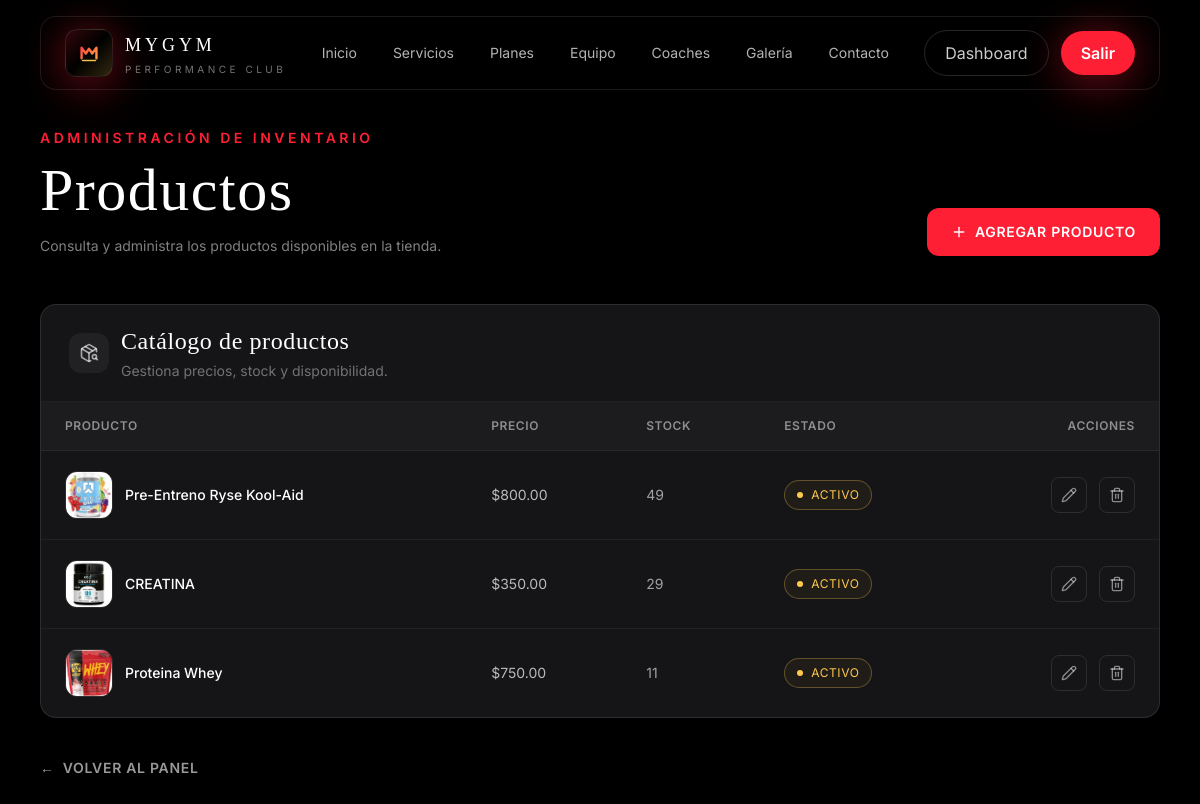
Page /administrador/productos/ (signed in) on the committed database.
### administrador/models.py (models this page shows, shortened)
class Producto(models.Model):
    nombre = models.CharField(max_length=100)
    imagen = models.ImageField(upload_to='productos/', blank=True, null=True)
    stock = models.PositiveIntegerField(default=0)
    precio = models.DecimalField(max_digits=8, decimal_places=2)
    activo = models.BooleanField(default=True)
    fecha_creacion = models.DateTimeField(auto_now_add=True)
    class Meta:
        verbose_name = 'Producto'
        verbose_name_plural = 'Productos'

### administrador/views.py (the view)
    @login_required
    def wrapper(request, *args, **kwargs):
        if request.user.rol not in ['administrador', 'recepcionista']:
            messages.error(request, 'No tienes permisos para esta acción.')
            return redirect('dashboard')
        return view_func(request, *args, **kwargs)

### administrador/views.py (called while the page is built)
def solo_admin_recepcion(view_func):
    @login_required
    def wrapper(request, *args, **kwargs):
        if request.user.rol not in ['administrador', 'recepcionista']:
            messages.error(request, 'No tienes permisos para esta acción.')
            return redirect('dashboard')
        return view_func(request, *args, **kwargs)
    return wrapper

@solo_admin_recepcion
def lista_productos(request):
    productos = Producto.objects.all().order_by('-fecha_creacion')
    return render(request, 'administrador/productos/lista.html', {'productos': productos})

### templates/administrador/productos/lista.html (shortened to what this page needs)
{% extends 'base.html' %}
{% block content %}
<section class="min-h-screen bg-gym-black pt-28 sm:pt-32 pb-20 px-4 sm:px-8 lg:px-10">
  <div class="max-w-7xl mx-auto">
    <div class="reveal mb-10 sm:mb-12">
      <div class="flex flex-col lg:flex-row lg:items-end lg:justify-between gap-6">
        <div>
          <p class="text-gym-red text-xs sm:text-sm font-semibold uppercase tracking-[0.25em] mb-3">
            Administración de inventario
          </p>
          <h1 class="font-display text-4xl sm:text-5xl lg:text-6xl text-white tracking-wide leading-tight">
            Productos
          </h1>
          <p class="text-white/50 text-sm mt-4">
            Consulta y administra los productos disponibles en la tienda.
          </p>
        </div>
        <a
          href="{% url 'administrador:agregar_producto' %}"
          class="inline-flex items-center justify-center gap-2 self-start lg:self-end bg-gym-red hover:bg-red-700 text-white font-semibold px-6 py-3.5 rounded-xl uppercase tracking-wider text-sm transition-all duration-200 hover:shadow-lg hover:shadow-gym-red/25">
          <i data-lucide="plus" class="w-4 h-4"></i>
          Agregar producto
        </a>
      </div>
    </div>
    <div class="reveal bg-gym-surface border border-white/10 rounded-2xl overflow-hidden">
      <div class="px-5 sm:px-7 py-5 border-b border-white/5 flex items-center gap-3">
        <div class="w-10 h-10 rounded-xl bg-white/5 flex items-center justify-center">
          <i data-lucide="package-search" class="w-5 h-5 text-white/60"></i>
        </div>
        <div>
          <h2 class="font-display text-xl sm:text-2xl text-white tracking-wide">
            Catálogo de productos
          </h2>
          <p class="text-white/40 text-xs sm:text-sm mt-1">
            Gestiona precios, stock y disponibilidad.
          </p>
        </div>
      </div>
      <div class="overflow-x-auto">
        <table class="w-full min-w-[850px] text-left text-sm">
          <thead class="bg-gym-surface2 text-white/50 uppercase text-xs tracking-wider">
            <tr>
              <th scope="col" class="px-5 sm:px-6 py-4 font-semibold">
                Producto
              </th>
              <th scope="col" class="px-5 sm:px-6 py-4 font-semibold">
                Precio
              </th>
              <th scope="col" class="px-5 sm:px-6 py-4 font-semibold">
                Stock
              </th>
              <th scope="col" class="px-5 sm:px-6 py-4 font-semibold">
                Estado
              </th>
              <th scope="col" class="px-5 sm:px-6 py-4 font-semibold text-right">
                Acciones
              </th>
            </tr>
          </thead>
          <tbody>
            {% for producto in productos %}
              <tr class="border-t border-white/5 hover:bg-white/[0.02] transition-colors duration-200">
                <td class="px-5 sm:px-6 py-5">
                  <div class="flex items-center gap-3">
                    {% if producto.imagen %}
                      <img
                        src="{{ producto.imagen.url }}"
                        alt="{{ producto.nombre }}"
                        width="48"
                        height="48"
                        loading="lazy"
                        class="w-12 h-12 rounded-xl object-cover border border-white/10">
                    {% else %}
                      <div class="w-12 h-12 rounded-xl bg-gym-red/10 flex items-center justify-center">
                        <i data-lucide="image-off" class="w-5 h-5 text-gym-red"></i>
                      </div>
                    {% endif %}
                    <span class="text-white font-medium">
                      {{ producto.nombre }}
                    </span>
                  </div>
                </td>
                <td class="px-5 sm:px-6 py-5 text-white/70">
                  ${{ producto.precio }}
                </td>
                <td class="px-5 sm:px-6 py-5">
                  <span class="{% if producto.stock == 0 %}text-gym-red{% else %}text-white/60{% endif %}">
                    {{ producto.stock }}
                  </span>
                </td>
                <td class="px-5 sm:px-6 py-5">
                  <span class="inline-flex items-center gap-2 text-xs
                    {% if producto.activo %}
                      text-gym-gold border-gym-gold/30 bg-gym-gold/5
                    {% else %}
                      text-white/40 border-white/20 bg-white/5
                    {% endif %}
                    border rounded-full px-3 py-1.5 uppercase tracking-wider">
                    <span class="w-1.5 h-1.5 rounded-full
                      {% if producto.activo %}
                        bg-gym-gold
                      {% else %}
                        bg-white/40
                      {% endif %}">
                    </span>
                    {% if producto.activo %}Activo{% else %}Inactivo{% endif %}
                  </span>
                </td>
                <td class="px-5 sm:px-6 py-5">
                  <div class="flex items-center justify-end gap-3">
                    <a
                      href="{% url 'administrador:editar_producto' producto.pk %}"
                      class="w-9 h-9 rounded-lg border border-white/10 text-white/50 hover:text-gym-gold hover:border-gym-gold/40 flex items-center justify-center transition-all duration-200"
                      aria-label="Editar {{ producto.nombre }}"
                      title="Editar producto">
                      <i data-lucide="pencil" class="w-4 h-4"></i>
                    </a>
                    <a
                      href="{% url 'administrador:eliminar_producto' producto.pk %}"
                      class="w-9 h-9 rounded-lg border border-white/10 text-white/50 hover:text-gym-red hover:border-gym-red/40 flex items-center justify-center transition-all duration-200"
                      aria-label="Eliminar {{ producto.nombre }}"
                      title="Eliminar producto">
                      <i data-lucide="trash-2" class="w-4 h-4"></i>
                    </a>
                  </div>
                </td>
              </tr>
            {% endfor %}
          </tbody>
        </table>
      </div>
    </div>
    <a
      href="{% url 'administrador:inicio' %}"
      class="inline-flex items-center gap-2 mt-10 text-sm font-semibold text-white/60 hover:text-gym-red uppercase tracking-wider transition-colors">
      <span aria-hidden="true">←</span>
      Volver al panel
    </a>
  </div>
</section>
{% endblock %}

### static/css/style.css (style rules this page uses)
html { scroll-behavior: smooth; }
body { background-color: #0b0b0c; }
.reveal { opacity: 0; transform: translateY(18px); transition: opacity .7s ease, transform .7s ease; }
.reveal.visible { opacity: 1; transform: translateY(0); }

### templates/base.html (style rules this page uses)
body { background-color: #0a0a0b; background-image: radial-gradient(circle at 15% 10%, rgba(255,31,53,0.08), transparent 35%), radial-gradient(circle at 85% 25%, rgba(255,201,77,0.06), transparent 30%), radial-gradient(circle at 50% 90%, rgba(255,31,53,0.05), transparent 40%); background-attachment: fixed; }

### rows in the picture
Producto: imagen (picture), nombre "Pre-Entreno Ryse Kool-Aid", precio "800.00", stock "49", activo True (drawn)
Producto: imagen (picture), nombre "CREATINA", precio "350.00", stock "29", activo True (drawn)
Producto: imagen (picture), nombre "Proteina Whey", precio "750.00", stock "11", activo True (drawn)
